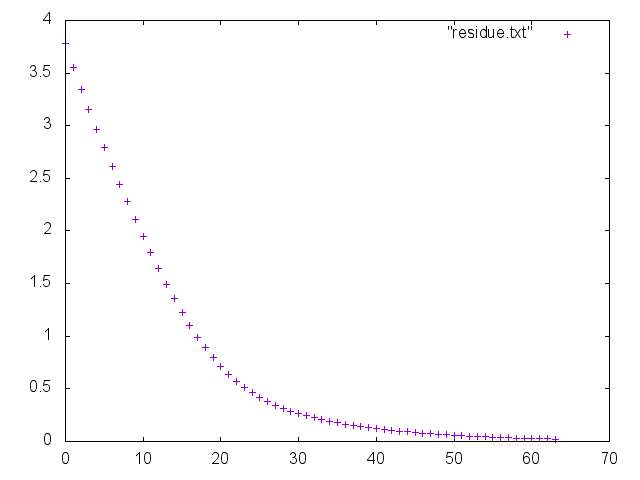

Source code (gnuplot):
set terminal png
set output "residue.png"
plot "residue.txt"
